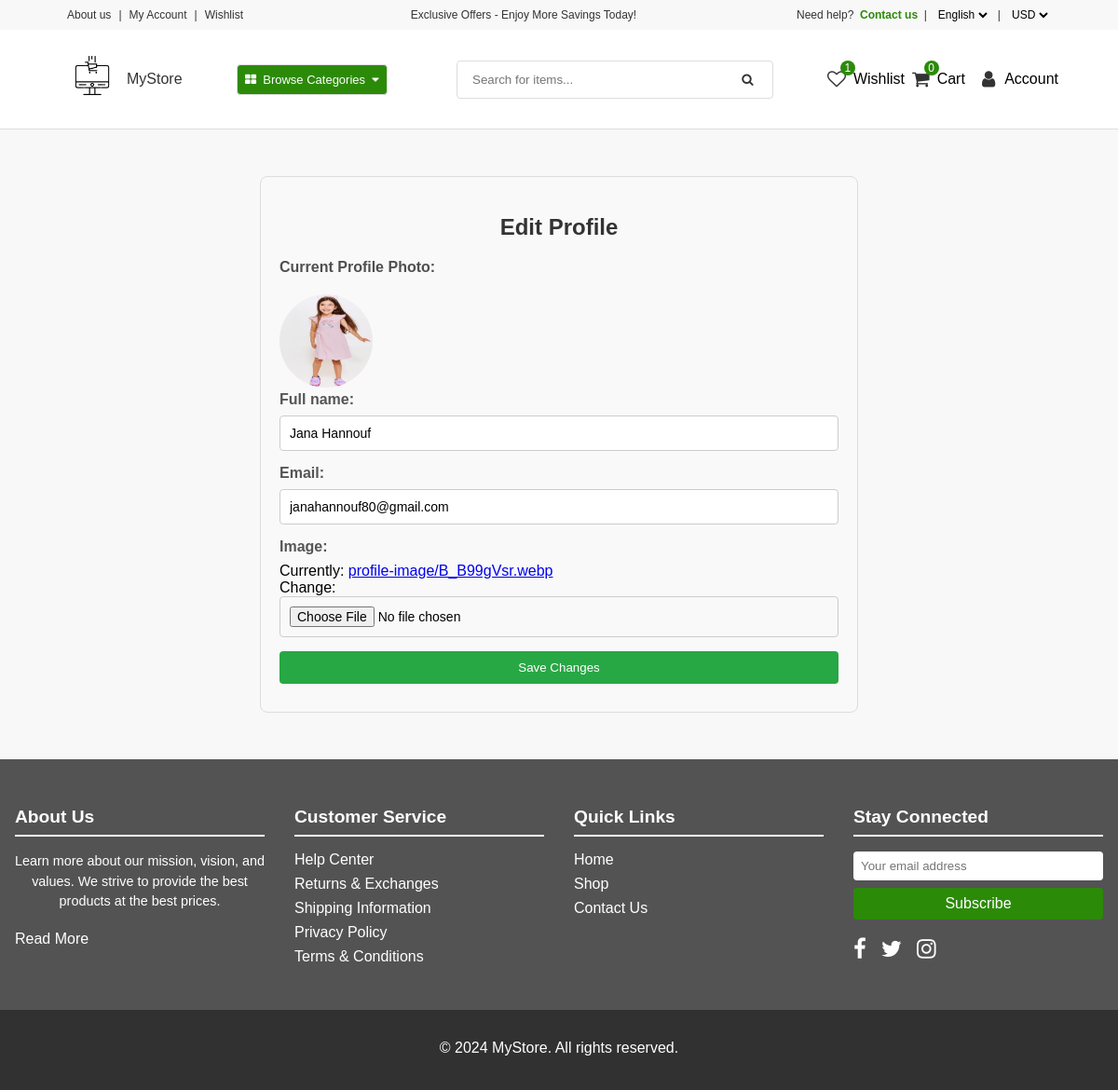
/user/profile/update/ (signed in), run on an earlier commit of the app's database.
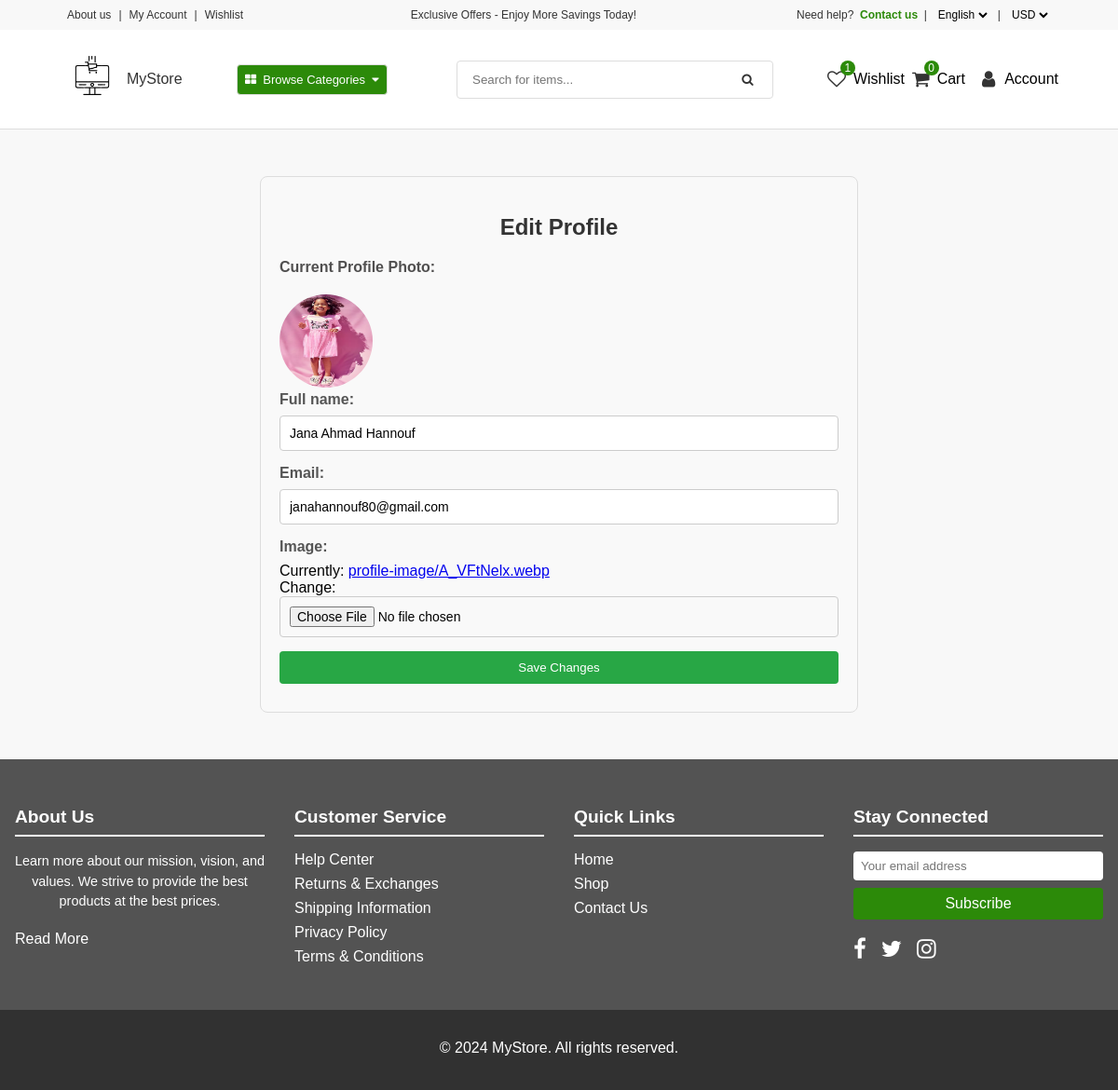
And on a later commit of the database.
### userauths/models.py (models this page shows, shortened)
class Profile(models.Model):
    user = models.OneToOneField(User, on_delete=models.CASCADE)
    full_name = models.CharField(max_length=200, null=True, blank=True)
    email = models.CharField(max_length=200)
    image = models.ImageField(upload_to="profile-image")

### userauths/views.py (the view)
# urls.py: path('profile/update/', edit_profile, name='edit_profile'),  # URL for the edit profile page
def edit_profile(request):
    profile = Profile.objects.get(user=request.user)
    if request.method == "POST":
        form = ProfileForm(request.POST, request.FILES, instance=profile)
        if form.is_valid():
            new_form = form.save(commit=False)
            new_form.user = request.user
            new_form.save()
            messages.success(request, "Profile is updated successfully.")
            return redirect("core:account")
    else:
        form = ProfileForm(instance=profile)
    context = {
        "form" : form,
        "profile" : profile,
    }
    return render(request, 'userauths/edit-profile.html', context)

### userauths/forms.py
class ProfileForm(forms.ModelForm):
    full_name = forms.CharField(widget=forms.TextInput(attrs={"placeholder":"Enter your full name"}))
    email = forms.EmailField(widget=forms.EmailInput(attrs={"placeholder":"Enter your email address"}))
    class Meta:
        model = Profile
        fields = ['full_name', 'email', 'image']

### core/context_processor.py (called while the page is built)
def default(request):
    categories = Category.objects.all()
    try:
        address = Address.objects.get(user=request.user)
    except:
        address = None
    try:
        wishlist = Wishlist.objects.filter(user=request.user)
    except:
        wishlist = None
    return {
        'categories' : categories,
        'address' : address,
        'wishlist' : wishlist
    }

### templates/userauths/edit-profile.html (shortened to what this page needs)
{% extends 'partials/base1.html' %}
{% load static %}
{% block content %}
    <main class="main-background">
        <div class="edit-profile-container">
            <h2>Edit Profile</h2>
            <div class="old-profile-image">
                <p style="text-align: left; font-weight: bold; color: #504f4f;"> Current Profile Photo: </p>
                {% if profile.image %}
                    <img src="{{ profile.image.url }}" alt="Profile Picture">
                {% else %}
                    <img src="{% static 'assets/images/user-profile.jpg' %}" alt="Profile Picture">
                {% endif %}
            <div>
            <form action="" method="POST" enctype="multipart/form-data">
                {{form}}
                <button type="submit" class="save-button">Save Changes</button>
            </form>
        </div>
    </main>
{% endblock content %}

What changed in the data, as far as the page shows it:
changed Profile "janahannouf80@gmail.com": image: a different picture; full_name "Jana Hannouf" → "Jana Ahmad Hannouf"
Also different on the page:
text no longer shown: "Full name: Email: Image: Currently: profile-image/B_B99gVsr.webp Change:"
text now shown: "Full name: Email: Image: Currently: profile-image/A_VFtNelx.webp Change:"
